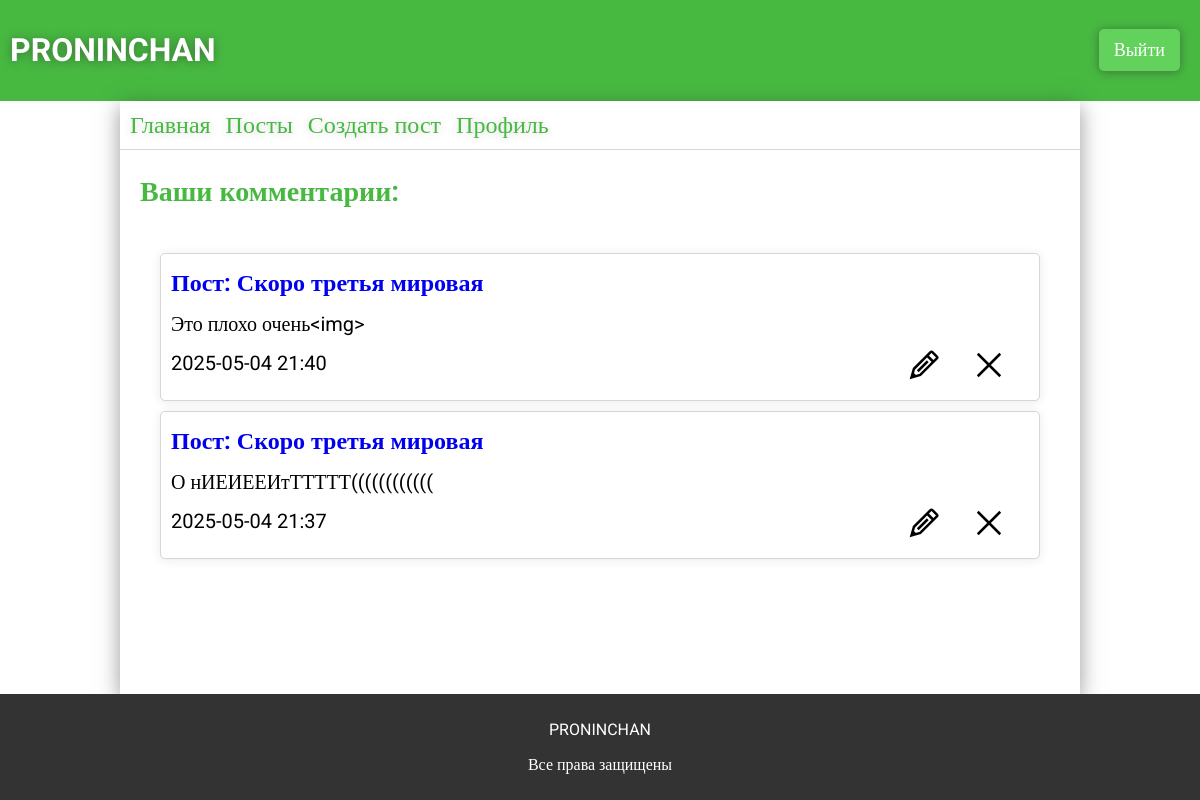
/user_comments (signed in), run on an earlier commit of the app's database.
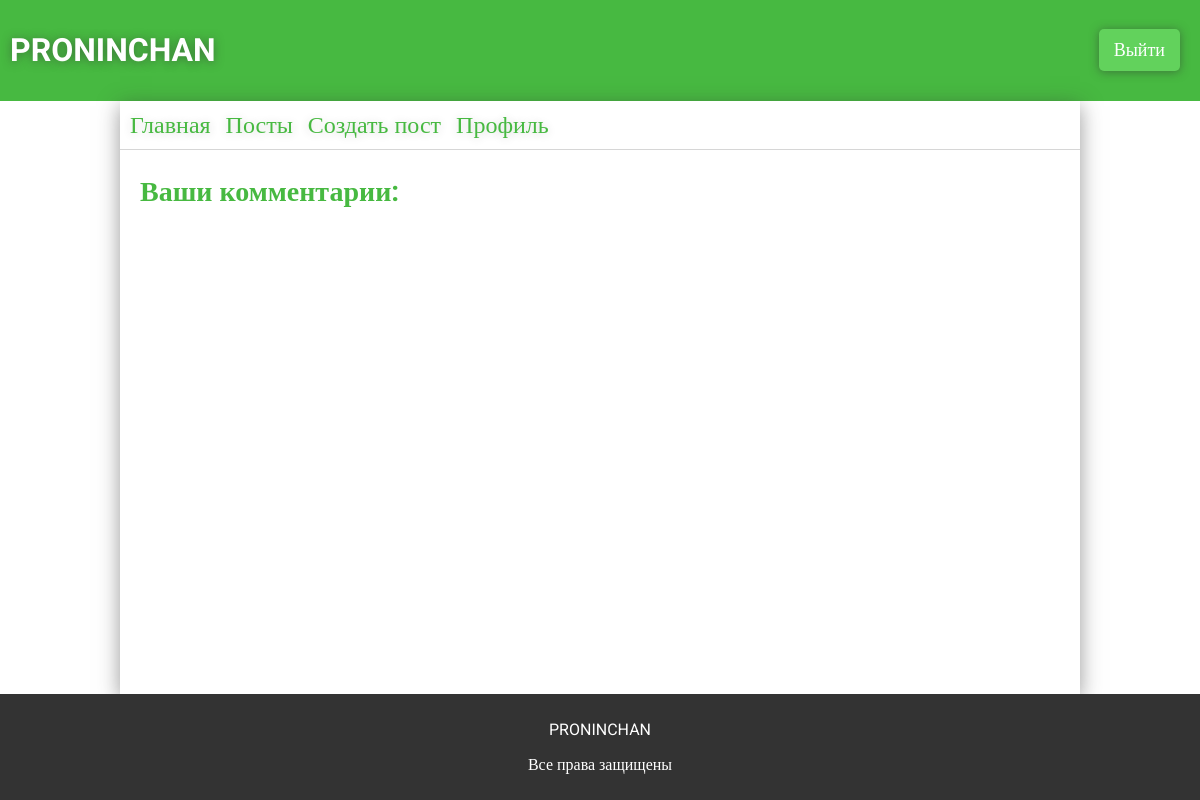
And on a later commit of the database.
### app.py (models this page shows)
class ForumComments(db.Model):
    __tablename__ = 'forum_comments'
    id = db.Column(db.Integer, primary_key=True)
    user_id = db.Column(db.Integer, db.ForeignKey('users.id'), nullable=False)
    text = db.Column(db.Text, nullable=False)
    created_at = db.Column(db.DateTime, default=datetime.now)
    post_id = db.Column(db.Integer, db.ForeignKey('forum_posts.id'), nullable=False)
    user = db.relationship("Users", backref="comments")
    post = db.relationship('ForumPosts', backref='comments')

class ForumPosts(db.Model):
    __tablename__ = 'forum_posts'
    id = db.Column(db.Integer, primary_key=True)
    user_id = db.Column(db.Integer, db.ForeignKey('users.id'), nullable=False)
    theme = db.Column(db.String(124), nullable=False)
    text = db.Column(db.Text, nullable=False)
    section_id = db.Column(db.Integer, db.ForeignKey('forum_sections.id'), nullable=False)
    category_id = db.Column(db.Integer, db.ForeignKey('forum_categories.id'), nullable=False)
    created_at = db.Column(db.DateTime, default=datetime.now)
    user = db.relationship("Users", backref="posts")
    sections = db.relationship("ForumSections")
    categories = db.relationship("ForumCategory")
    all_comments = db.relationship("ForumComments", backref="forum_post", cascade="all, delete-orphan")

### app.py (the view)
@app.route('/user_comments')
def user_comments():
    if 'user' in session:
        user_comments = ForumComments.query.filter_by(user_id=session['user']).order_by(ForumComments.created_at.desc()).all()
        return render_template('user_comments.html', comments=user_comments)
    return render_template('profile.html')

### templates/user_comments.html (shortened to what this page needs)
{% extends 'base.html' %}
{% block main %}
<link rel="stylesheet" href="{{ url_for('static', filename='css/profile.css') }}">
{% if session['user'] %}
<div class="commentsposts">
    <p>Ваши комментарии:</p>
    <div class="commentsposts-container">
        {% for comment in comments %}
        <div class="commentsposts-container-post" id="comment-{{comment.id}}">
            <div class="commentsposts-container-post-edit">
                <img src="../static/img/Edit.svg" alt="" class="edit-comment" id="comment-{{comment.id}}" data-comment-id="{{comment.id}}">
                <img src="../static/img/Close.svg" alt="" class="delete-comment" data-comment-id="{{comment.id}}">
            </div>
            <a href="{{url_for('post', post=comment.post_id)}}">Пост: {{comment.post.theme}}</a>
            <p class="comment-text" data-text="{{comment.text}}">{{comment.text | truncate(100, True, '...')}}</p>
            <p class="comment-created">{{comment.created_at.strftime('%Y-%m-%d %H:%M')}}</p>
        </div>
        {% endfor %}
    </div>
</div>
{% else %}
    <div class="login">
        <h2>Войдите в аккаунт</h2>
    </div>
{% endif %}
{% endblock %}

What changed in the data, as far as the page shows it:
removed ForumComments: post.theme "Скоро третья мировая", text "Это плохо очень<img>", created_at "2025-05-04 21:40"
removed ForumComments: post.theme "Скоро третья мировая", text "О нИЕИЕЕИтТТТТТ((((((((((((", created_at "2025-05-04 21:37"
